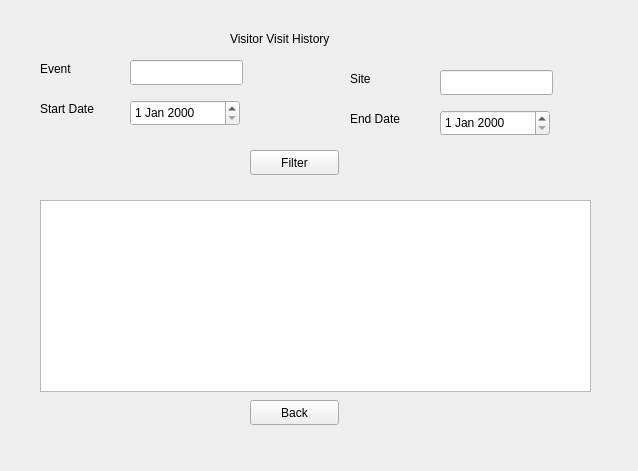
<?xml version="1.0" encoding="UTF-8"?>
<ui version="4.0">
 <class>Form</class>
 <widget class="QWidget" name="Form">
  <property name="geometry">
   <rect>
    <x>0</x>
    <y>0</y>
    <width>638</width>
    <height>471</height>
   </rect>
  </property>
  <property name="windowTitle">
   <string>Form</string>
  </property>
  <widget class="QLabel" name="label">
   <property name="geometry">
    <rect>
     <x>230</x>
     <y>30</y>
     <width>221</width>
     <height>17</height>
    </rect>
   </property>
   <property name="text">
    <string>Visitor Visit History</string>
   </property>
  </widget>
  <widget class="QLabel" name="label_2">
   <property name="geometry">
    <rect>
     <x>40</x>
     <y>60</y>
     <width>67</width>
     <height>17</height>
    </rect>
   </property>
   <property name="text">
    <string>Event </string>
   </property>
  </widget>
  <widget class="QLineEdit" name="lineEdit">
   <property name="geometry">
    <rect>
     <x>130</x>
     <y>60</y>
     <width>113</width>
     <height>25</height>
    </rect>
   </property>
  </widget>
  <widget class="QLabel" name="label_3">
   <property name="geometry">
    <rect>
     <x>350</x>
     <y>70</y>
     <width>67</width>
     <height>17</height>
    </rect>
   </property>
   <property name="text">
    <string>Site</string>
   </property>
  </widget>
  <widget class="QLineEdit" name="lineEdit_2">
   <property name="geometry">
    <rect>
     <x>440</x>
     <y>70</y>
     <width>113</width>
     <height>25</height>
    </rect>
   </property>
  </widget>
  <widget class="QLabel" name="label_4">
   <property name="geometry">
    <rect>
     <x>40</x>
     <y>100</y>
     <width>111</width>
     <height>17</height>
    </rect>
   </property>
   <property name="text">
    <string>Start Date</string>
   </property>
  </widget>
  <widget class="QDateEdit" name="dateEdit">
   <property name="geometry">
    <rect>
     <x>130</x>
     <y>100</y>
     <width>110</width>
     <height>26</height>
    </rect>
   </property>
  </widget>
  <widget class="QLabel" name="label_5">
   <property name="geometry">
    <rect>
     <x>350</x>
     <y>110</y>
     <width>111</width>
     <height>17</height>
    </rect>
   </property>
   <property name="text">
    <string>End Date</string>
   </property>
  </widget>
  <widget class="QDateEdit" name="dateEdit_2">
   <property name="geometry">
    <rect>
     <x>440</x>
     <y>110</y>
     <width>110</width>
     <height>26</height>
    </rect>
   </property>
  </widget>
  <widget class="QPushButton" name="pushButton">
   <property name="geometry">
    <rect>
     <x>250</x>
     <y>150</y>
     <width>89</width>
     <height>25</height>
    </rect>
   </property>
   <property name="text">
    <string>Filter</string>
   </property>
  </widget>
  <widget class="QTableWidget" name="tableWidget">
   <property name="geometry">
    <rect>
     <x>40</x>
     <y>200</y>
     <width>551</width>
     <height>192</height>
    </rect>
   </property>
  </widget>
  <widget class="QPushButton" name="pushButton_2">
   <property name="geometry">
    <rect>
     <x>250</x>
     <y>400</y>
     <width>89</width>
     <height>25</height>
    </rect>
   </property>
   <property name="text">
    <string>Back</string>
   </property>
  </widget>
 </widget>
 <resources/>
 <connections/>
</ui>
